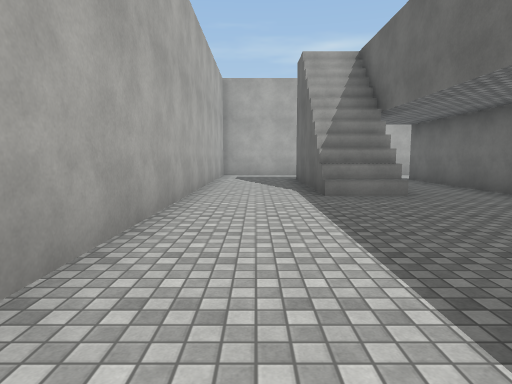
View 1 (above)

20 first-person views from a walk through a scene from a Unity 3-D project. The camera is 1.4 m above the floor, tilts 6° down and sees 75° across. The floor is counted in squares, 2 m on a side. Each view is taken from the middle of a square. On the plan, view 1 faces up. The plan holds only what a view shows up to about 10 squares ahead; the rest is blank. The place goes on beyond the plan. Surface patterns are stand-ins for the level's own textures.

View 2
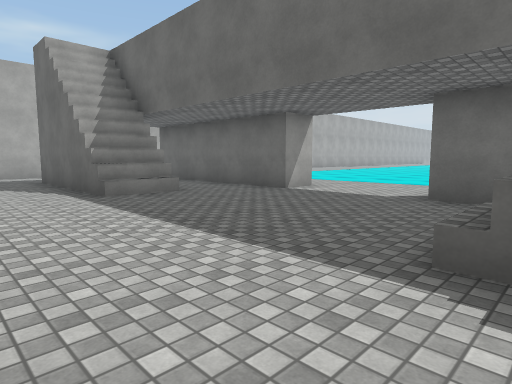

View 3
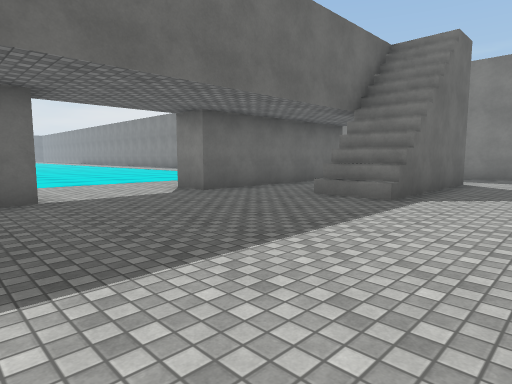

View 4
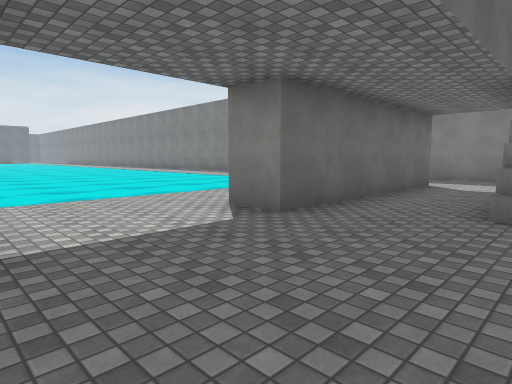

View 5
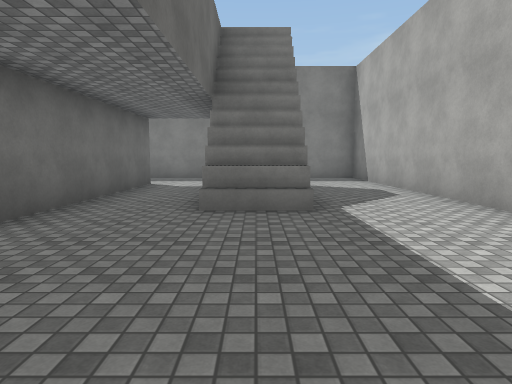

View 6
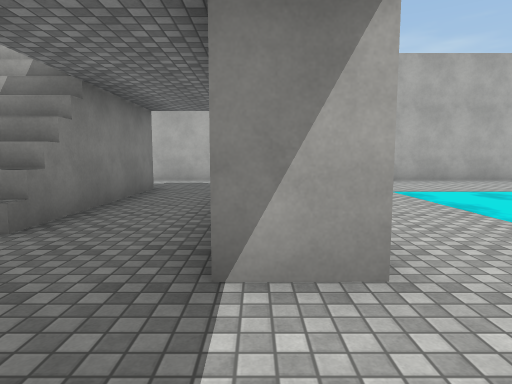

View 7
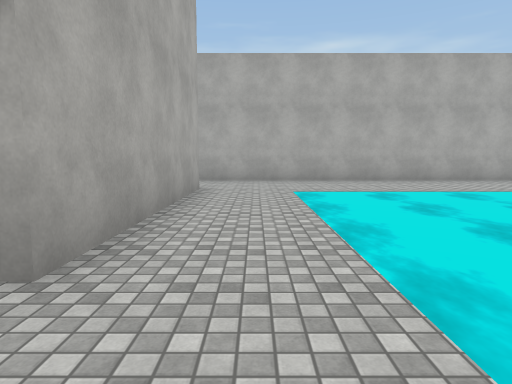

View 8
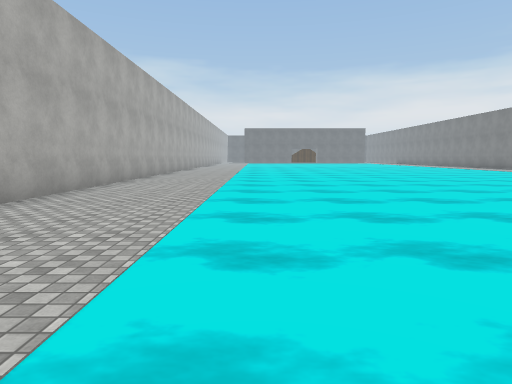

View 9
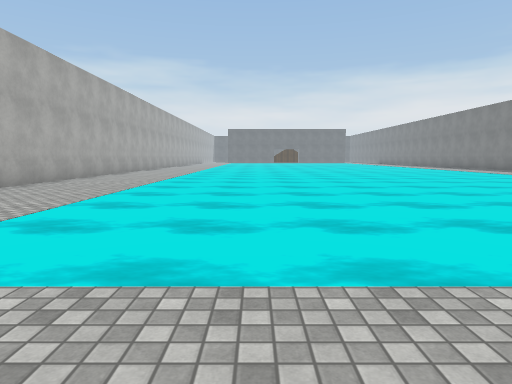

View 10
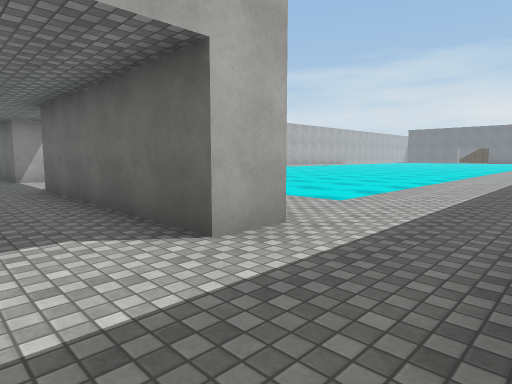

View 11
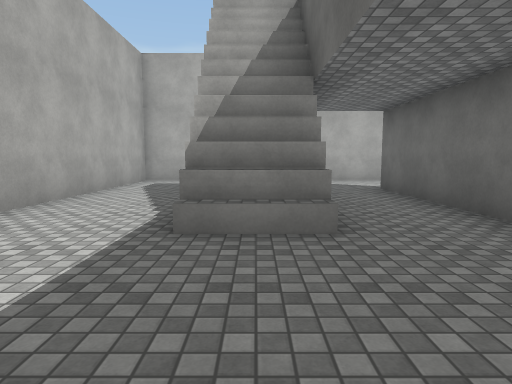

View 12
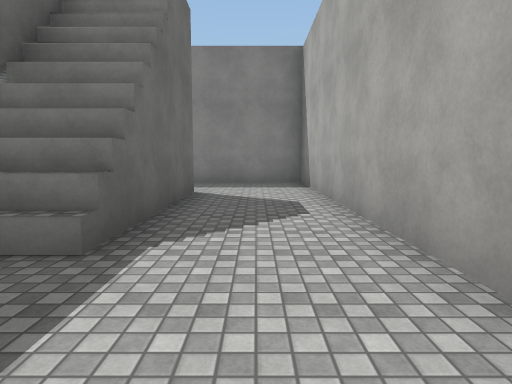

View 13
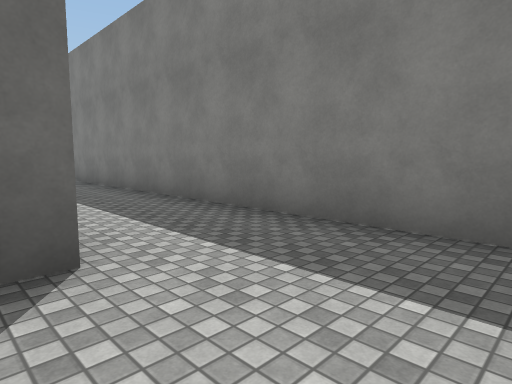

View 14
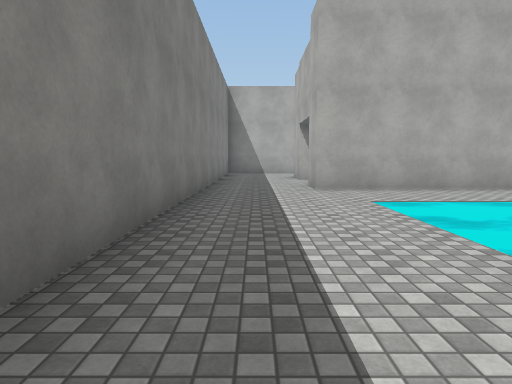

View 15
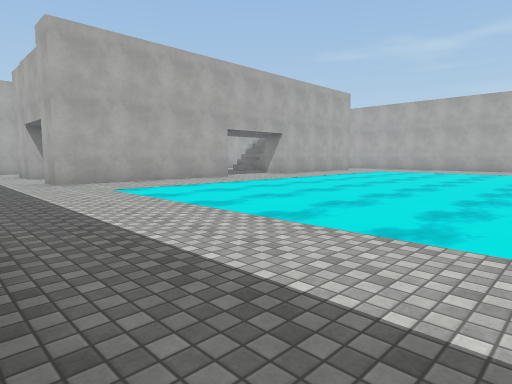

View 16
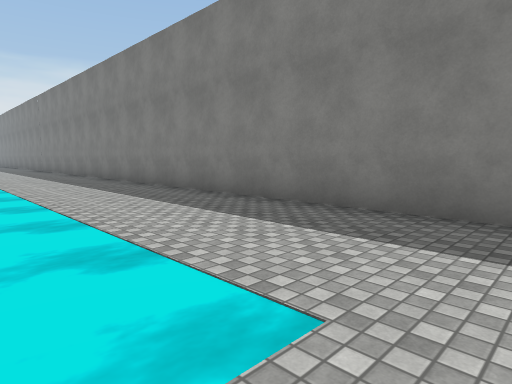

View 17
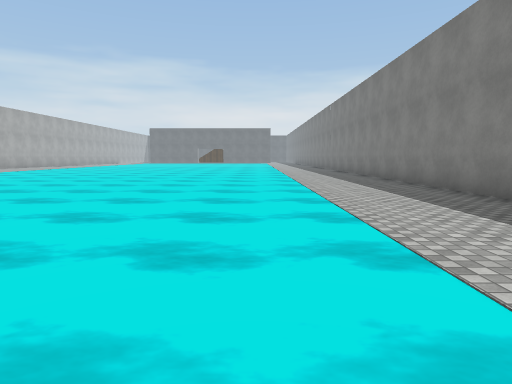

View 18
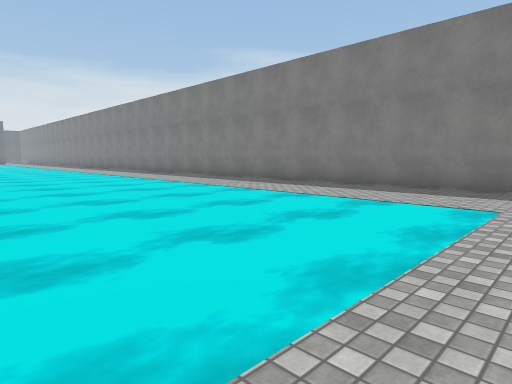

View 19
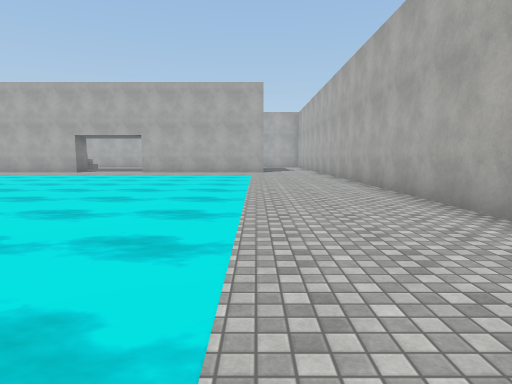

View 20
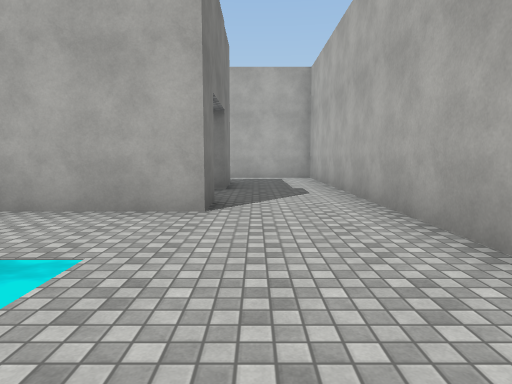

### Floor plan
Key: @ floor where view 1 was taken; # wall or solid block; . floor; ≈ water the walk keeps out of; ^ raised ledge.
Columns run from 2 left of view 1 to 21 right of it. Each row starts with its distance up from view 1.
 13 ####################
 12 #.....................
 11 #......................
 10 #...#..#................
  9 #...#..#..≈≈≈≈≈≈≈≈≈≈≈≈≈
  8 #...#..#..≈≈≈≈≈≈≈≈≈≈≈≈
  7 #...#..#..≈≈≈≈≈≈≈≈≈≈≈
  6 #...^..#..≈≈≈≈≈≈≈≈≈≈
  5 #......#..≈≈≈≈≈≈≈≈≈≈
  4 #.........≈≈≈≈≈≈≈≈≈≈
  3 #.........≈≈≈≈≈≈≈≈≈≈
  2 #.........≈≈≈≈≈≈≈≈≈≈
  1 #......#..≈≈≈≈≈≈≈≈≈≈
  0 #.@.#..#..≈≈≈≈≈≈≈≈≈≈≈≈
 -1 #...#..#..≈≈≈≈≈≈≈≈≈≈≈
 -2 #...#..#..≈≈≈≈≈≈≈≈≈≈
 -3 #...#..#..≈≈≈≈≈≈≈≈≈≈
 -4 #....................
 -5 #....................
 -6 #...................
 -7 ####################

Where each view was taken, in squares from view 1:
view 1: 0 up, 0 right, facing up
view 2: 0 up, 1 left, facing up-right
view 3: 6 up, 1 left, facing down-right
view 4: 5 up, 2 right, facing down-right
view 5: 5 up, 2 right, facing down
view 6: 3 up, 5 right, facing up
view 7: 3 up, 7 right, facing up
view 8: 9 up, 7 right, facing right
view 9: 7 up, 6 right, facing right
view 10: 6 down, 3 right, facing up-right
view 11: 3 up, 2 right, facing up
view 12: 3 up, 0 right, facing down
view 13: 3 down, 1 left, facing down-right
view 14: 5 down, 13 right, facing left
view 15: 6 down, 15 right, facing up-left
view 16: 2 down, 7 right, facing down-right
view 17: 2 down, 7 right, facing right
view 18: 2 up, 7 right, facing down-right
view 19: 10 up, 21 right, facing left
view 20: 11 up, 10 right, facing left
